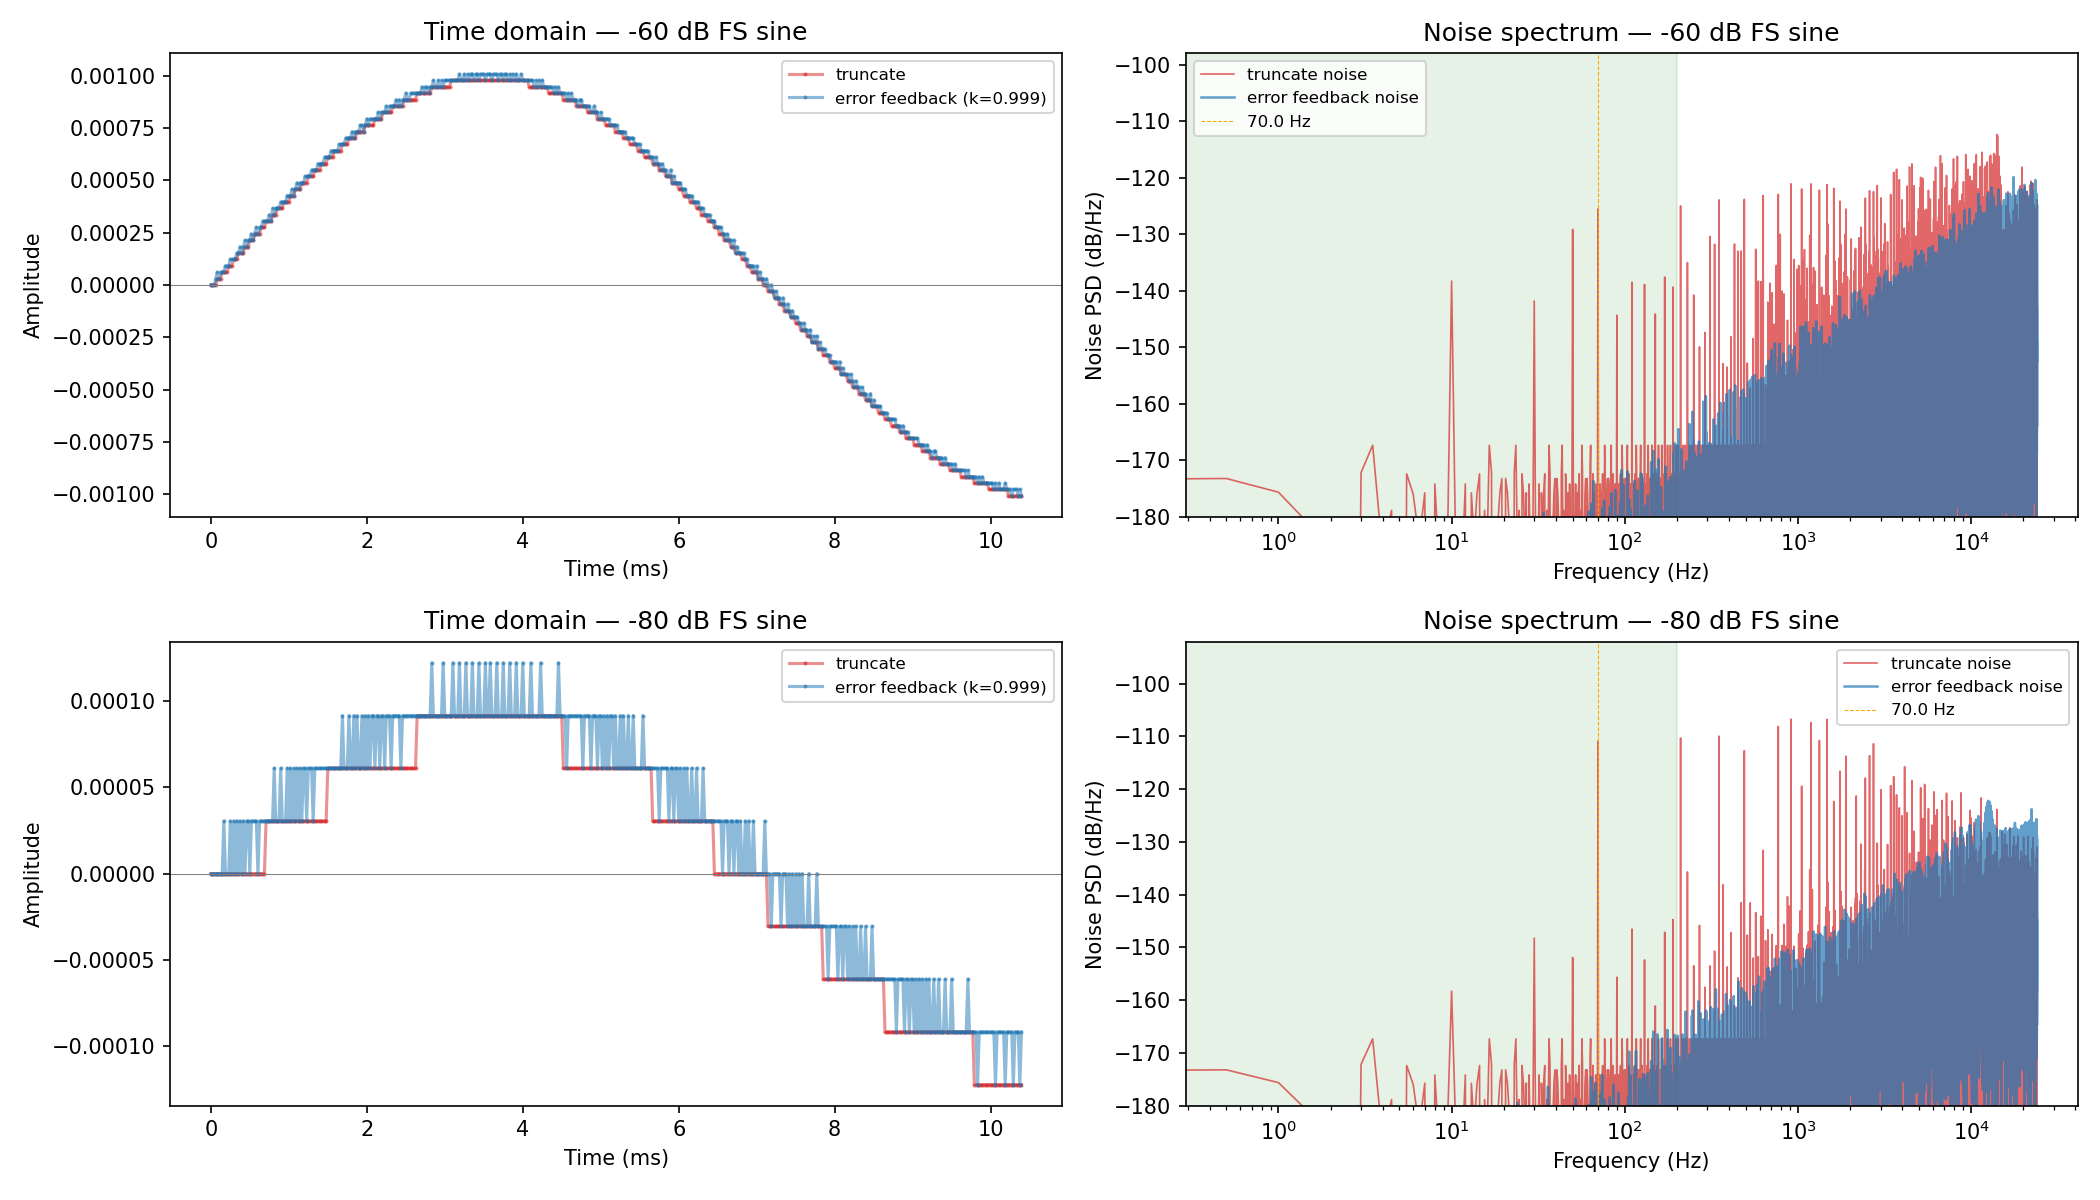

Reproduce this figure in Python.
#!/usr/bin/env python3
"""
Test error-feedback noise shaping for float→int16 conversion.
Simulates: generate low-frequency sine at very low gain,
truncate to int16, compare with/without leaky integrator error diffusion.
"""

import numpy as np
import matplotlib.pyplot as plt
from scipy.signal import periodogram

FS = 48000
DURATION = 2.0  # seconds
FREQ = 70.0     # Hz — low enough that harmonics ≠ inaudible
N = int(FS * DURATION)

def quantize_truncate(x):
    """Simple truncation (current behavior)."""
    scaled = x * 32768.0
    i = np.floor(scaled).astype(np.int32)
    i = np.clip(i, -32768, 32767)
    return i.astype(np.float64) / 32768.0

def quantize_error_feedback(x, k=0.999):
    """First-order error feedback with leaky integrator.
    Error `err` is in *LSB units* (i.e., int16 domain).
    """
    n = len(x)
    out = np.zeros(n, dtype=np.float64)
    err = 0.0
    for i in range(n):
        # Convert to LSB domain, add leaked previous error
        scaled = x[i] * 32768.0 + k * err
        q = int(np.floor(scaled))
        if -32768 <= q <= 32767:
            clipped = q
        elif q > 32767:
            clipped = 32767
        else:
            clipped = -32768
        # Error in LSB units: what we wanted minus what we got
        err = scaled - float(clipped)
        out[i] = float(clipped) / 32768.0
    return out

def analyze(label, x_original, x_quantized, color):
    """Compute noise spectrum and print stats."""
    noise = x_quantized - x_original
    f, Pxx = periodogram(noise, FS, scaling='density')
    # RMS noise
    rms = np.sqrt(np.mean(noise**2))
    # Noise in the signal band (DC-200Hz)
    mask = f <= 200
    inband = np.sqrt(np.sum(Pxx[mask]) * (f[1] - f[0]))

    print(f"  {label}:")
    print(f"    RMS noise  = {rms:.2e} ( {20*np.log10(rms):.1f} dB FS )")
    print(f"    In-band    = {inband:.2e} ( {20*np.log10(inband):.1f} dB FS )")

    # Average noise floor from 1kHz to Nyquist (where ears are less sensitive)
    mask_hf = f >= 1000
    hf_avg = np.mean(Pxx[mask_hf])
    print(f"    HF floor   = {hf_avg:.2e} ( {10*np.log10(hf_avg):.1f} dB/Hz )")

    return f, Pxx

def main():
    t = np.arange(N) / FS
    # Generate sine at multiple levels
    levels_db = [-60, -80]

    fig, axes = plt.subplots(len(levels_db), 2, figsize=(14, 4 * len(levels_db)))
    if len(levels_db) == 1:
        axes = axes.reshape(1, -1)

    print(f"=== Noise shaping test @ {FREQ} Hz, {FS} Hz sample rate ===\n")

    for row, db in enumerate(levels_db):
        amplitude = 10.0 ** (db / 20.0)
        x = amplitude * np.sin(2.0 * np.pi * FREQ * t)

        x_trunc = quantize_truncate(x)
        x_fb    = quantize_error_feedback(x, k=0.999)

        print(f"--- {db} dB FS ---")
        f, Pxx_trunc = analyze("Truncate",       x, x_trunc, 'tab:red')
        f, Pxx_fb    = analyze("Error feedback", x, x_fb,    'tab:blue')

        # ── Time domain (first 500 samples) ──
        zoom = 500
        ax_t = axes[row, 0]
        ax_t.plot(t[:zoom] * 1000, x_trunc[:zoom], '.-', ms=2, alpha=0.5,
                  color='tab:red', label='truncate')
        ax_t.plot(t[:zoom] * 1000, x_fb[:zoom], '.-', ms=2, alpha=0.5,
                  color='tab:blue', label='error feedback (k=0.999)')
        ax_t.axhline(0, color='gray', lw=0.5)
        ax_t.set_xlabel('Time (ms)')
        ax_t.set_ylabel('Amplitude')
        ax_t.set_title(f'Time domain — {db} dB FS sine')
        ax_t.legend(fontsize=8)

        # ── Frequency domain (noise spectrum) ──
        ax_f = axes[row, 1]
        ax_f.semilogx(f, 10*np.log10(Pxx_trunc + 1e-40), color='tab:red',
                      alpha=0.7, lw=0.8, label='truncate noise')
        ax_f.semilogx(f, 10*np.log10(Pxx_fb + 1e-40), color='tab:blue',
                      alpha=0.7, lw=1.2, label='error feedback noise')
        # Mark the signal band
        ax_f.axvspan(0, 200, alpha=0.1, color='green')
        ax_f.axvline(FREQ, color='orange', lw=0.5, ls='--', label=f'{FREQ} Hz')
        ax_f.set_xlabel('Frequency (Hz)')
        ax_f.set_ylabel('Noise PSD (dB/Hz)')
        ax_f.set_title(f'Noise spectrum — {db} dB FS sine')
        ax_f.legend(fontsize=8)
        ax_f.set_ylim(bottom=-180)

    plt.tight_layout()
    outpath = '/home/cyan/code/eqgen/prototypes/noise_shape_test.png'
    plt.savefig(outpath, dpi=150)
    print(f"\nSaved plot: {outpath}")

    # ── Also test different leak coefficients ──
    print("\n=== Leak coefficient sweep @ -80 dB ===\n")
    amplitude = 10.0 ** (-80.0 / 20.0)
    x = amplitude * np.sin(2.0 * np.pi * FREQ * t)

    for k in [0.9, 0.99, 0.999, 0.9999]:
        x_fb = quantize_error_feedback(x, k=k)
        noise = x_fb - x
        f, Pxx = periodogram(noise, FS, scaling='density')
        rms = np.sqrt(np.mean(noise**2))
        inband = np.sqrt(np.sum(Pxx[f <= 200]) * (f[1] - f[0]))
        hf = np.mean(Pxx[f >= 1000])
        print(f"  k={k:.4f}:  RMS={20*np.log10(rms):.1f} dB  inband={20*np.log10(inband):.1f} dB  HF={10*np.log10(hf):.1f} dB/Hz")


if __name__ == '__main__':
    main()
